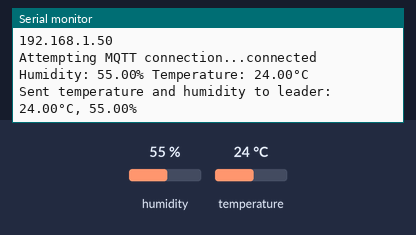
The sketch below on a simulated ESP32. On the bench: the last lines printed to the serial monitor. Inputs (shaded band) come from the test bench; at power-on: humidity 55 %, temperature 24 °C. WiFi joins after 1.5 s; servers stay silent unless stated; no MQTT or app messages arrive unless stated.

Above: at 2.7 s.
2.8 s: humidity set to 22 %
5.8 s: temperature set to 12 °C
At 7.2 s:
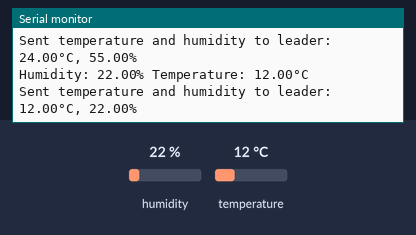
8.8 s: humidity set to 40 %
At 13.1 s:
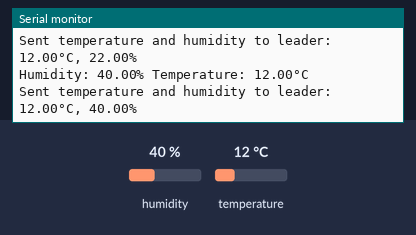
Timing chart, 0 to 14.6 s (numbered marks = the images above; inputs shaded):
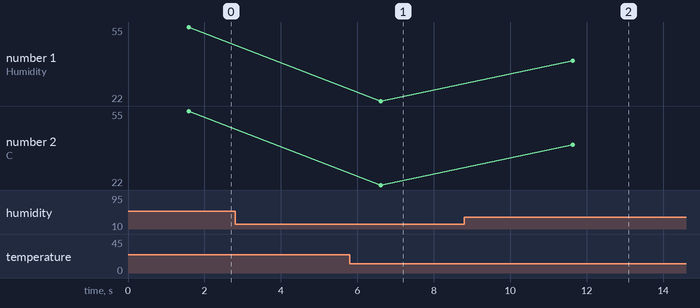

Measured:
- after the input at 5.8 s, the serial monitor: prints a new line after 0.81 s (image 1)
- after the input at 8.8 s, the serial monitor: prints a new line after 2.8 s (image 2)
- plotted number 1: 22 → 40 after the input at 8.8 s
- plotted number 2: 22 → 40 after the input at 8.8 s

The sketch:

esp.ino
```cpp
#include <WiFi.h>
#include <PubSubClient.h>
#include <DHT.h>

const char* ssid = "kavin";
const char* password = "nghs3333";
const char* mqtt_server = "your ip addresss";
const int mqtt_port = 1883;
//const char* mqtt_username = "mqtt_username";
//const char* mqtt_password = "mqtt_password";
const char *key = "ThisSecretKeyIsVerySecret";

WiFiClient espClient;
PubSubClient client(espClient);

int espId = 3; // Unique ID for each ESP32
bool isLeader = false;

#define DHTPIN 4          // Digital pin connected to the DHT sensor
#define DHTTYPE DHT11     // DHT 11

DHT dht(DHTPIN, DHTTYPE);

float temperature = 0.0;
float humidity = 0.0;

float aggregatedTemperature = 0.0;
float aggregatedHumidity = 0.0;
int numNodes = 0;

void setup_wifi() {
  delay(10);
  Serial.println();
  Serial.print("Connecting to ");
  Serial.println(ssid);

  WiFi.begin(ssid, password);

  while (WiFi.status() != WL_CONNECTED) {
    delay(500);
    Serial.print(".");
  }

  Serial.println("");
  Serial.println("WiFi connected");
  Serial.println("IP address: ");
  Serial.println(WiFi.localIP());
}

void callback(char* topic, byte* message, unsigned int length) {
  // Handle incoming messages if needed
}

void reconnect() {
  while (!client.connected()) {
    Serial.print("Attempting MQTT connection...");
    if (client.connect("ESP32Client")) {
      Serial.println("connected");
      client.subscribe("esp32/leader");
    } else {
      Serial.print("failed, rc=");
      Serial.print(client.state());
      Serial.println(" try again in 5 seconds");
      delay(5000);
    }
  }
}

void electLeader() {
  // Implement leader election algorithm here
  // For simplicity, let's assume the ESP32 with the highest ID becomes the leader
  isLeader = (espId == 3); // Change to your desired condition
  if (isLeader) {
    client.publish("esp32/leader", "1");
    Serial.println("I am the leader");
  }
}

void readDHTSensor() {
  humidity = dht.readHumidity();
  temperature = dht.readTemperature();
  if (isnan(humidity) || isnan(temperature)) {
    Serial.println("Failed to read from DHT sensor!");
    return;
  }
  Serial.print("Humidity: ");
  Serial.print(humidity);
  Serial.print("% Temperature: ");
  Serial.print(temperature);
  Serial.println("°C");
}

void sendTemperatureToLeader() {
  if (!isLeader) {
    String temperatureStr = String(temperature, 2);
    String humidityStr = String(humidity, 2);
    client.publish("esp32/temperature", (temperatureStr + "," + humidityStr).c_str());
    Serial.print("Sent temperature and humidity to leader: ");
    Serial.print(temperatureStr);
    Serial.print("°C, ");
    Serial.print(humidityStr);
    Serial.println("%");
  }
}

void aggregateTemperatureData(float receivedTemperature, float receivedHumidity) {
  aggregatedTemperature += receivedTemperature;
  aggregatedHumidity += receivedHumidity;
  numNodes++;
}

float modifyData(float data) {
  byte *byteData = (byte *)&data;
  int len = sizeof(data);

  for (int i = 0; i < len; i++) {
    byteData[i] ^= key[i % strlen(key)];
  }

  float floatData;
  memcpy(&floatData, byteData, sizeof(floatData));

  return floatData;
}

void sendAggregatedDataToGateway() {
  if (isLeader && numNodes > 0) {
    // Calculate average temperature and humidity
    aggregatedTemperature /= numNodes;
    aggregatedHumidity /= numNodes;

    float encryptedTemperature = modifyData(aggregatedTemperature);
    encryptedTemperature*=1000000000000000000;
    String aggregatedData = String(encryptedTemperature, 2) + "," + String(aggregatedHumidity, 2);
    client.publish("gateway/temperature_humidity", aggregatedData.c_str());
    Serial.print("Sent aggregated temperature and humidity to gateway: ");
    Serial.print(encryptedTemperature, 2);
    Serial.print("°C, ");
    Serial.print(aggregatedHumidity, 2);
    Serial.println("%");
  }
}

void setup() {
  Serial.begin(115200);
  setup_wifi();
  client.setServer(mqtt_server, mqtt_port);
  client.setCallback(callback);
  dht.begin();
}

void loop() {
  if (!client.connected()) {
    reconnect();
  }
  client.loop();

  // Check if leader needs to be elected periodically
  static unsigned long lastElectionTime = 0;
  unsigned long currentTime = millis();
  if (currentTime - lastElectionTime > 30000) { // Check every 30 seconds
    electLeader();
    lastElectionTime = currentTime;
  }

  readDHTSensor();

  if (!isLeader) {
    sendTemperatureToLeader();
  } else {
    // Aggregate temperature and humidity data from other nodes
    // For simplicity, assume temperature and humidity data are received from other nodes
    float receivedTemperature = 25.0; // Example value received from another node
    float receivedHumidity = 50.0; // Example value received from another node
    aggregateTemperatureData(receivedTemperature, receivedHumidity);
  }

  if (isLeader) {
    // Check if all nodes have sent their data and send aggregated data to gateway
    // For simplicity, assume all nodes have sent their data after a certain time period
    if (millis() > 60000) { // Assuming after 1 minute
      sendAggregatedDataToGateway();
    }
  }

  // Perform other tasks as needed
  delay(5000); // Adjust delay according to your requirements
}
```
